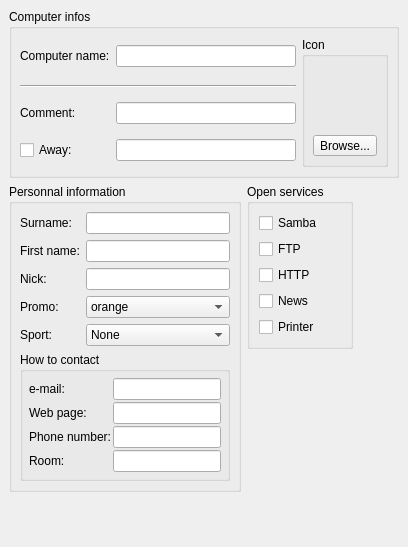
     <widget class="QWidget" name="pageInfo" >
      <layout class="QGridLayout" >
       <property name="margin" >
        <number>9</number>
       </property>
       <property name="spacing" >
        <number>6</number>
       </property>
       <item rowspan="2" row="2" column="1" >
        <spacer>
         <property name="orientation" >
          <enum>Qt::Vertical</enum>
         </property>
         <property name="sizeType" >
          <enum>QSizePolicy::Expanding</enum>
         </property>
         <property name="sizeHint" >
          <size>
           <width>20</width>
           <height>41</height>
          </size>
         </property>
        </spacer>
       </item>
       <item row="1" column="2" >
        <spacer>
         <property name="orientation" >
          <enum>Qt::Horizontal</enum>
         </property>
         <property name="sizeHint" >
          <size>
           <width>40</width>
           <height>20</height>
          </size>
         </property>
        </spacer>
       </item>
       <item row="1" column="1" >
        <widget class="QGroupBox" name="groupServices" >
         <property name="whatsThis" >
          <string>&lt;h3>Open services&lt;/h3>&lt;p>Select the servers you want to share with all the users of the network. If a server is not present, it won't be displayed as present&lt;/p></string>
         </property>
         <property name="title" >
          <string>Open services</string>
         </property>
         <layout class="QGridLayout" >
          <property name="margin" >
           <number>9</number>
          </property>
          <property name="spacing" >
           <number>6</number>
          </property>
          <item row="3" column="0" >
           <widget class="QCheckBox" name="CbNews" >
            <property name="text" >
             <string>News</string>
            </property>
           </widget>
          </item>
          <item row="4" column="0" >
           <widget class="QCheckBox" name="CbPrinter" >
            <property name="text" >
             <string>Printer</string>
            </property>
           </widget>
          </item>
          <item row="2" column="0" >
           <widget class="QCheckBox" name="CbHTTP" >
            <property name="text" >
             <string>HTTP</string>
            </property>
           </widget>
          </item>
          <item row="1" column="0" >
           <widget class="QCheckBox" name="CbFTP" >
            <property name="sizePolicy" >
             <sizepolicy>
              <hsizetype>3</hsizetype>
              <vsizetype>0</vsizetype>
              <horstretch>0</horstretch>
              <verstretch>0</verstretch>
             </sizepolicy>
            </property>
            <property name="text" >
             <string>FTP</string>
            </property>
           </widget>
          </item>
          <item row="0" column="0" >
           <widget class="QCheckBox" name="CbSamba" >
            <property name="sizePolicy" >
             <sizepolicy>
              <hsizetype>3</hsizetype>
              <vsizetype>0</vsizetype>
              <horstretch>0</horstretch>
              <verstretch>0</verstretch>
             </sizepolicy>
            </property>
            <property name="text" >
             <string>Samba</string>
            </property>
           </widget>
          </item>
         </layout>
        </widget>
       </item>
       <item row="0" column="0" colspan="3" >
        <widget class="QGroupBox" name="groupInfoRezix" >
         <property name="sizePolicy" >
          <sizepolicy>
           <hsizetype>7</hsizetype>
           <vsizetype>5</vsizetype>
           <horstretch>0</horstretch>
           <verstretch>0</verstretch>
          </sizepolicy>
         </property>
         <property name="title" >
          <string>Computer infos</string>
         </property>
         <layout class="QGridLayout" >
          <property name="margin" >
           <number>8</number>
          </property>
          <property name="spacing" >
           <number>6</number>
          </property>
          <item rowspan="4" row="0" column="2" >
           <widget class="QGroupBox" name="groupIcon" >
            <property name="title" >
             <string>Icon</string>
            </property>
            <property name="flat" >
             <bool>true</bool>
            </property>
            <layout class="QVBoxLayout" >
             <property name="margin" >
              <number>8</number>
             </property>
             <property name="spacing" >
              <number>6</number>
             </property>
             <item>
              <widget class="QLabel" name="pxmIcon" >
               <property name="sizePolicy" >
                <sizepolicy>
                 <hsizetype>5</hsizetype>
                 <vsizetype>0</vsizetype>
                 <horstretch>0</horstretch>
                 <verstretch>0</verstretch>
                </sizepolicy>
               </property>
               <property name="minimumSize" >
                <size>
                 <width>64</width>
                 <height>64</height>
                </size>
               </property>
               <property name="maximumSize" >
                <size>
                 <width>92</width>
                 <height>64</height>
                </size>
               </property>
               <property name="pixmap" >
                <pixmap/>
               </property>
               <property name="scaledContents" >
                <bool>false</bool>
               </property>
               <property name="alignment" >
                <set>Qt::AlignHCenter</set>
               </property>
               <property name="buddy" >
                <cstring>lblStyle</cstring>
               </property>
              </widget>
             </item>
             <item>
              <widget class="QToolButton" name="btnBrowse" >
               <property name="sizePolicy" >
                <sizepolicy>
                 <hsizetype>5</hsizetype>
                 <vsizetype>5</vsizetype>
                 <horstretch>0</horstretch>
                 <verstretch>0</verstretch>
                </sizepolicy>
               </property>
               <property name="text" >
                <string>Browse...</string>
               </property>
               <property name="autoRaise" >
                <bool>false</bool>
               </property>
              </widget>
             </item>
            </layout>
           </widget>
          </item>
          <item row="3" column="1" >
           <widget class="QLineEdit" name="txtAutoResponderMsg" >
            <property name="whatsThis" >
             <string>&lt;h3>Responder&lt;/h3>&lt;p>When you are away, people who want to chat with you will receive this message&lt;/p></string>
            </property>
           </widget>
          </item>
          <item row="2" column="1" >
           <widget class="QLineEdit" name="remarque" >
            <property name="whatsThis" >
             <string>&lt;h3>Comment&lt;/h3>&lt;p>Tell here what you want...&lt;/p></string>
            </property>
           </widget>
          </item>
          <item row="1" column="0" colspan="2" >
           <widget class="Line" name="line7" >
            <property name="frameShape" >
             <enum>QFrame::HLine</enum>
            </property>
            <property name="frameShadow" >
             <enum>QFrame::Sunken</enum>
            </property>
            <property name="orientation" >
             <enum>Qt::Horizontal</enum>
            </property>
           </widget>
          </item>
          <item row="0" column="1" >
           <widget class="QLineEdit" name="hostname" >
            <property name="sizePolicy" >
             <sizepolicy>
              <hsizetype>3</hsizetype>
              <vsizetype>0</vsizetype>
              <horstretch>0</horstretch>
              <verstretch>0</verstretch>
             </sizepolicy>
            </property>
            <property name="whatsThis" >
             <string>&lt;h3>Computer name&lt;/h3>
&lt;p>Name of your computer on the network. You can choose it here&lt;/p>
&lt;p>Your name should only contains letters, numbers et '-', should not begin or finish with a '-' and each '-' should be isolated. Moreover, this name can't be more than 24 characters long&lt;/p></string>
            </property>
            <property name="cursorPosition" >
             <number>0</number>
            </property>
           </widget>
          </item>
          <item row="3" column="0" >
           <widget class="QCheckBox" name="chkAutoResponder" >
            <property name="whatsThis" >
             <string>&lt;h3>Away&lt;/h3>&lt;p>Check this case if you want to be marked away by default&lt;/p></string>
            </property>
            <property name="text" >
             <string>Away:</string>
            </property>
           </widget>
          </item>
          <item row="2" column="0" >
           <widget class="QLabel" name="lblRem" >
            <property name="text" >
             <string>Comment:</string>
            </property>
            <property name="textFormat" >
             <enum>Qt::PlainText</enum>
            </property>
            <property name="buddy" >
             <cstring>remarque</cstring>
            </property>
           </widget>
          </item>
          <item row="0" column="0" >
           <widget class="QLabel" name="lblHostname" >
            <property name="text" >
             <string>Computer name:</string>
            </property>
            <property name="textFormat" >
             <enum>Qt::PlainText</enum>
            </property>
            <property name="buddy" >
             <cstring>hostname</cstring>
            </property>
           </widget>
          </item>
         </layout>
        </widget>
       </item>
       <item row="3" column="0" >
        <spacer>
         <property name="orientation" >
          <enum>Qt::Vertical</enum>
         </property>
         <property name="sizeHint" >
          <size>
           <width>20</width>
           <height>40</height>
          </size>
         </property>
        </spacer>
       </item>
       <item rowspan="2" row="1" column="0" >
        <widget class="QGroupBox" name="groupInfoPerso" >
         <property name="sizePolicy" >
          <sizepolicy>
           <hsizetype>7</hsizetype>
           <vsizetype>5</vsizetype>
           <horstretch>0</horstretch>
           <verstretch>0</verstretch>
          </sizepolicy>
         </property>
         <property name="whatsThis" >
          <string>&lt;h3>Personnal information&lt;/h3>&lt;p>Give here some informations about you.&lt;/p>&lt;p>This informations can be very useful, so you should fill it with honesty&lt;/p></string>
         </property>
         <property name="title" >
          <string>Personnal information</string>
         </property>
         <layout class="QGridLayout" >
          <property name="margin" >
           <number>8</number>
          </property>
          <property name="spacing" >
           <number>6</number>
          </property>
          <item row="4" column="1" >
           <widget class="QComboBox" name="cmbSport" >
            <item>
             <property name="text" >
              <string>None</string>
             </property>
            </item>
            <item>
             <property name="text" >
              <string>Athletism</string>
             </property>
            </item>
            <item>
             <property name="text" >
              <string>Rowing</string>
             </property>
            </item>
            <item>
             <property name="text" >
              <string>Basketball</string>
             </property>
            </item>
            <item>
             <property name="text" >
              <string>Orienting</string>
             </property>
            </item>
            <item>
             <property name="text" >
              <string>Riding</string>
             </property>
            </item>
            <item>
             <property name="text" >
              <string>Climbing</string>
             </property>
            </item>
            <item>
             <property name="text" >
              <string>Fencing</string>
             </property>
            </item>
            <item>
             <property name="text" >
              <string>Football</string>
             </property>
            </item>
            <item>
             <property name="text" >
              <string>Golf</string>
             </property>
            </item>
            <item>
             <property name="text" >
              <string>Handball</string>
             </property>
            </item>
            <item>
             <property name="text" >
              <string>Judo</string>
             </property>
            </item>
            <item>
             <property name="text" >
              <string>Swimming</string>
             </property>
            </item>
            <item>
             <property name="text" >
              <string>Rugby</string>
             </property>
            </item>
            <item>
             <property name="text" >
              <string>Tennis</string>
             </property>
            </item>
            <item>
             <property name="text" >
              <string>Sailing</string>
             </property>
            </item>
            <item>
             <property name="text" >
              <string>Volleyball</string>
             </property>
            </item>
           </widget>
          </item>
          <item row="4" column="0" >
           <widget class="QLabel" name="lblSport" >
            <property name="text" >
             <string>Sport:</string>
            </property>
            <property name="textFormat" >
             <enum>Qt::PlainText</enum>
            </property>
            <property name="buddy" >
             <cstring>cmbSport</cstring>
            </property>
           </widget>
          </item>
          <item row="3" column="1" >
           <widget class="QComboBox" name="cmbPromo" >
            <property name="sizePolicy" >
             <sizepolicy>
              <hsizetype>7</hsizetype>
              <vsizetype>0</vsizetype>
              <horstretch>0</horstretch>
              <verstretch>0</verstretch>
             </sizepolicy>
            </property>
            <item>
             <property name="text" >
              <string>orange</string>
             </property>
            </item>
            <item>
             <property name="text" >
              <string>rouje</string>
             </property>
            </item>
            <item>
             <property name="text" >
              <string>jone</string>
             </property>
            </item>
           </widget>
          </item>
          <item row="3" column="0" >
           <widget class="QLabel" name="lbPromo" >
            <property name="text" >
             <string>Promo:</string>
            </property>
            <property name="textFormat" >
             <enum>Qt::PlainText</enum>
            </property>
            <property name="buddy" >
             <cstring>cmbPromo</cstring>
            </property>
           </widget>
          </item>
          <item row="0" column="0" >
           <widget class="QLabel" name="lblName" >
            <property name="text" >
             <string>Surname:</string>
            </property>
            <property name="textFormat" >
             <enum>Qt::PlainText</enum>
            </property>
            <property name="buddy" >
             <cstring>txtName</cstring>
            </property>
           </widget>
          </item>
          <item row="0" column="1" >
           <widget class="QLineEdit" name="txtName" />
          </item>
          <item row="2" column="1" >
           <widget class="QLineEdit" name="txtSurname" />
          </item>
          <item row="1" column="1" >
           <widget class="QLineEdit" name="txtFirstname" />
          </item>
          <item row="2" column="0" >
           <widget class="QLabel" name="lblSurname" >
            <property name="text" >
             <string>Nick:</string>
            </property>
            <property name="textFormat" >
             <enum>Qt::PlainText</enum>
            </property>
            <property name="buddy" >
             <cstring>txtSurname</cstring>
            </property>
           </widget>
          </item>
          <item row="1" column="0" >
           <widget class="QLabel" name="lblFirstname" >
            <property name="text" >
             <string>First name:</string>
            </property>
            <property name="textFormat" >
             <enum>Qt::PlainText</enum>
            </property>
            <property name="buddy" >
             <cstring>txtFirstname</cstring>
            </property>
           </widget>
          </item>
          <item row="5" column="0" colspan="2" >
           <widget class="QGroupBox" name="groupInfoContact" >
            <property name="sizePolicy" >
             <sizepolicy>
              <hsizetype>7</hsizetype>
              <vsizetype>5</vsizetype>
              <horstretch>0</horstretch>
              <verstretch>0</verstretch>
             </sizepolicy>
            </property>
            <property name="whatsThis" >
             <string>&lt;h3>How to contact&lt;/h3>&lt;p>Some informations which give ways to contact you&lt;/p></string>
            </property>
            <property name="title" >
             <string>How to contact</string>
            </property>
            <property name="flat" >
             <bool>true</bool>
            </property>
            <layout class="QGridLayout" >
             <property name="margin" >
              <number>6</number>
             </property>
             <property name="spacing" >
              <number>2</number>
             </property>
             <item row="3" column="0" >
              <widget class="QLabel" name="lblCasert" >
               <property name="text" >
                <string>Room:</string>
               </property>
               <property name="textFormat" >
                <enum>Qt::PlainText</enum>
               </property>
               <property name="buddy" >
                <cstring>txtCasert</cstring>
               </property>
              </widget>
             </item>
             <item row="3" column="1" >
              <widget class="QLineEdit" name="txtCasert" />
             </item>
             <item row="2" column="0" >
              <widget class="QLabel" name="lblPhone" >
               <property name="text" >
                <string>Phone number:</string>
               </property>
               <property name="textFormat" >
                <enum>Qt::PlainText</enum>
               </property>
               <property name="buddy" >
                <cstring>txtPhone</cstring>
               </property>
              </widget>
             </item>
             <item row="2" column="1" >
              <widget class="QLineEdit" name="txtPhone" >
               <property name="sizePolicy" >
                <sizepolicy>
                 <hsizetype>7</hsizetype>
                 <vsizetype>0</vsizetype>
                 <horstretch>0</horstretch>
                 <verstretch>0</verstretch>
                </sizepolicy>
               </property>
               <property name="cursorPosition" >
                <number>0</number>
               </property>
              </widget>
             </item>
             <item row="1" column="0" >
              <widget class="QLabel" name="lblWeb" >
               <property name="text" >
                <string>Web page:</string>
               </property>
               <property name="textFormat" >
                <enum>Qt::PlainText</enum>
               </property>
               <property name="buddy" >
                <cstring>txtWeb</cstring>
               </property>
              </widget>
             </item>
             <item row="1" column="1" >
              <widget class="QLineEdit" name="txtWeb" />
             </item>
             <item row="0" column="1" >
              <widget class="QLineEdit" name="txtMail" >
               <property name="sizePolicy" >
                <sizepolicy>
                 <hsizetype>7</hsizetype>
                 <vsizetype>0</vsizetype>
                 <horstretch>0</horstretch>
                 <verstretch>0</verstretch>
                </sizepolicy>
               </property>
               <property name="text" >
                <string/>
               </property>
               <property name="cursorPosition" >
                <number>0</number>
               </property>
              </widget>
             </item>
             <item row="0" column="0" >
              <widget class="QLabel" name="lblMail" >
               <property name="text" >
                <string>e-mail:</string>
               </property>
               <property name="textFormat" >
                <enum>Qt::PlainText</enum>
               </property>
               <property name="buddy" >
                <cstring>txtMail</cstring>
               </property>
              </widget>
             </item>
            </layout>
           </widget>
          </item>
         </layout>
        </widget>
       </item>
      </layout>
     </widget>
